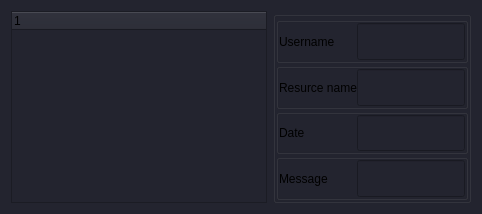
             <widget class="QWidget" name="Commits">
              <property name="autoFillBackground">
               <bool>false</bool>
              </property>
              <property name="styleSheet">
               <string notr="true">QWidget {
	background-color: rgb(35, 36, 47);
}
</string>
              </property>
              <attribute name="icon">
               <iconset resource="images.qrc">
                <normaloff>:/images/commits_unselected.svg</normaloff>
                <normalon>:/images/commits.svg</normalon>
                <disabledoff>:/images/commits_unselected.svg</disabledoff>
                <activeoff>:/images/commits_unselected.svg</activeoff>
                <selectedoff>:/images/commits_unselected.svg</selectedoff>:/images/commits_unselected.svg</iconset>
              </attribute>
              <attribute name="title">
               <string/>
              </attribute>
              <layout class="QHBoxLayout" name="horizontalLayout_3">
               <item>
                <widget class="QTreeWidget" name="commit_list">
                 <property name="sizePolicy">
                  <sizepolicy hsizetype="Preferred" vsizetype="Preferred">
                   <horstretch>0</horstretch>
                   <verstretch>0</verstretch>
                  </sizepolicy>
                 </property>
                 <property name="styleSheet">
                  <string notr="true">QTreeWidget { 
	color: white;
	font-size: 12pt; 
}

QTreeWidget {
    show-decoration-selected: 1;
}

QTreeWidget::item {

}

QTreeWidget::item:hover {
	background:  rgb(25, 26, 37);
}

QTreeWidget::item:selected {
    	border-bottom: 2px solid;
	border-bottom-color: rgb(0, 168, 14);
}

QTreeWidget::item:selected:active{
    	border-bottom: 2px solid;
	border-bottom-color: rgb(0, 168, 14);
}

QTreeWidget::item:selected:!active {
    	border-bottom: 2px solid;
	border-bottom-color: rgb(0, 168, 14);
}

QTreeView::branch {
        background: rgba(0, 0, 0, 0);
}</string>
                 </property>
                 <column>
                  <property name="text">
                   <string notr="true">1</string>
                  </property>
                 </column>
                </widget>
               </item>
               <item alignment="Qt::AlignHCenter">
                <widget class="QGroupBox" name="commit_info">
                 <property name="title">
                  <string/>
                 </property>
                 <layout class="QVBoxLayout" name="verticalLayout">
                  <property name="spacing">
                   <number>0</number>
                  </property>
                  <property name="leftMargin">
                   <number>0</number>
                  </property>
                  <property name="topMargin">
                   <number>0</number>
                  </property>
                  <property name="rightMargin">
                   <number>0</number>
                  </property>
                  <property name="bottomMargin">
                   <number>0</number>
                  </property>
                  <item>
                   <widget class="QGroupBox" name="commit_username_box">
                    <property name="title">
                     <string/>
                    </property>
                    <property name="alignment">
                     <set>Qt::AlignCenter</set>
                    </property>
                    <property name="flat">
                     <bool>true</bool>
                    </property>
                    <layout class="QHBoxLayout" name="horizontalLayout_58">
                     <property name="spacing">
                      <number>0</number>
                     </property>
                     <property name="leftMargin">
                      <number>0</number>
                     </property>
                     <property name="topMargin">
                      <number>0</number>
                     </property>
                     <property name="rightMargin">
                      <number>0</number>
                     </property>
                     <property name="bottomMargin">
                      <number>0</number>
                     </property>
                     <item>
                      <widget class="QLabel" name="commit_username_label">
                       <property name="sizePolicy">
                        <sizepolicy hsizetype="Expanding" vsizetype="Preferred">
                         <horstretch>0</horstretch>
                         <verstretch>0</verstretch>
                        </sizepolicy>
                       </property>
                       <property name="maximumSize">
                        <size>
                         <width>172</width>
                         <height>82</height>
                        </size>
                       </property>
                       <property name="text">
                        <string>Username</string>
                       </property>
                      </widget>
                     </item>
                     <item>
                      <widget class="QLineEdit" name="commit_username_value">
                       <property name="sizePolicy">
                        <sizepolicy hsizetype="Expanding" vsizetype="Preferred">
                         <horstretch>0</horstretch>
                         <verstretch>0</verstretch>
                        </sizepolicy>
                       </property>
                       <property name="maximumSize">
                        <size>
                         <width>172</width>
                         <height>82</height>
                        </size>
                       </property>
                       <property name="readOnly">
                        <bool>true</bool>
                       </property>
                      </widget>
                     </item>
                    </layout>
                   </widget>
                  </item>
                  <item>
                   <widget class="QGroupBox" name="commit_resource_name_box">
                    <property name="title">
                     <string/>
                    </property>
                    <property name="alignment">
                     <set>Qt::AlignCenter</set>
                    </property>
                    <property name="flat">
                     <bool>true</bool>
                    </property>
                    <layout class="QHBoxLayout" name="horizontalLayout_59">
                     <property name="spacing">
                      <number>0</number>
                     </property>
                     <property name="leftMargin">
                      <number>0</number>
                     </property>
                     <property name="topMargin">
                      <number>0</number>
                     </property>
                     <property name="rightMargin">
                      <number>0</number>
                     </property>
                     <property name="bottomMargin">
                      <number>0</number>
                     </property>
                     <item>
                      <widget class="QLabel" name="commit_resource_name_lable">
                       <property name="sizePolicy">
                        <sizepolicy hsizetype="Expanding" vsizetype="Preferred">
                         <horstretch>0</horstretch>
                         <verstretch>0</verstretch>
                        </sizepolicy>
                       </property>
                       <property name="maximumSize">
                        <size>
                         <width>172</width>
                         <height>82</height>
                        </size>
                       </property>
                       <property name="text">
                        <string>Resurce name</string>
                       </property>
                      </widget>
                     </item>
                     <item>
                      <widget class="QLineEdit" name="commit_resource_name_value">
                       <property name="sizePolicy">
                        <sizepolicy hsizetype="Expanding" vsizetype="Preferred">
                         <horstretch>0</horstretch>
                         <verstretch>0</verstretch>
                        </sizepolicy>
                       </property>
                       <property name="maximumSize">
                        <size>
                         <width>172</width>
                         <height>82</height>
                        </size>
                       </property>
                       <property name="readOnly">
                        <bool>true</bool>
                       </property>
                      </widget>
                     </item>
                    </layout>
                   </widget>
                  </item>
                  <item>
                   <widget class="QGroupBox" name="commit_data_box">
                    <property name="title">
                     <string/>
                    </property>
                    <property name="alignment">
                     <set>Qt::AlignCenter</set>
                    </property>
                    <property name="flat">
                     <bool>true</bool>
                    </property>
                    <layout class="QHBoxLayout" name="horizontalLayout_61">
                     <property name="spacing">
                      <number>0</number>
                     </property>
                     <property name="leftMargin">
                      <number>0</number>
                     </property>
                     <property name="topMargin">
                      <number>0</number>
                     </property>
                     <property name="rightMargin">
                      <number>0</number>
                     </property>
                     <property name="bottomMargin">
                      <number>0</number>
                     </property>
                     <item>
                      <widget class="QLabel" name="commit_data_label">
                       <property name="sizePolicy">
                        <sizepolicy hsizetype="Expanding" vsizetype="Preferred">
                         <horstretch>0</horstretch>
                         <verstretch>0</verstretch>
                        </sizepolicy>
                       </property>
                       <property name="maximumSize">
                        <size>
                         <width>172</width>
                         <height>82</height>
                        </size>
                       </property>
                       <property name="text">
                        <string>Date</string>
                       </property>
                      </widget>
                     </item>
                     <item>
                      <widget class="QLineEdit" name="commit_data_value">
                       <property name="sizePolicy">
                        <sizepolicy hsizetype="Expanding" vsizetype="Preferred">
                         <horstretch>0</horstretch>
                         <verstretch>0</verstretch>
                        </sizepolicy>
                       </property>
                       <property name="maximumSize">
                        <size>
                         <width>172</width>
                         <height>82</height>
                        </size>
                       </property>
                       <property name="readOnly">
                        <bool>true</bool>
                       </property>
                      </widget>
                     </item>
                    </layout>
                   </widget>
                  </item>
                  <item>
                   <widget class="QGroupBox" name="commit_message_box">
                    <property name="title">
                     <string/>
                    </property>
                    <property name="alignment">
                     <set>Qt::AlignCenter</set>
                    </property>
                    <property name="flat">
                     <bool>true</bool>
                    </property>
                    <layout class="QHBoxLayout" name="horizontalLayout_62">
                     <property name="spacing">
                      <number>0</number>
                     </property>
                     <property name="leftMargin">
                      <number>0</number>
                     </property>
                     <property name="topMargin">
                      <number>0</number>
                     </property>
                     <property name="rightMargin">
                      <number>0</number>
                     </property>
                     <property name="bottomMargin">
                      <number>0</number>
                     </property>
                     <item>
                      <widget class="QLabel" name="commit_message_lable">
                       <property name="sizePolicy">
                        <sizepolicy hsizetype="Expanding" vsizetype="Preferred">
                         <horstretch>0</horstretch>
                         <verstretch>0</verstretch>
                        </sizepolicy>
                       </property>
                       <property name="maximumSize">
                        <size>
                         <width>172</width>
                         <height>82</height>
                        </size>
                       </property>
                       <property name="text">
                        <string>Message</string>
                       </property>
                      </widget>
                     </item>
                     <item>
                      <widget class="QLineEdit" name="commit_message_value">
                       <property name="sizePolicy">
                        <sizepolicy hsizetype="Expanding" vsizetype="Preferred">
                         <horstretch>0</horstretch>
                         <verstretch>0</verstretch>
                        </sizepolicy>
                       </property>
                       <property name="maximumSize">
                        <size>
                         <width>172</width>
                         <height>82</height>
                        </size>
                       </property>
                       <property name="readOnly">
                        <bool>true</bool>
                       </property>
                      </widget>
                     </item>
                    </layout>
                   </widget>
                  </item>
                 </layout>
                </widget>
               </item>
              </layout>
             </widget>
